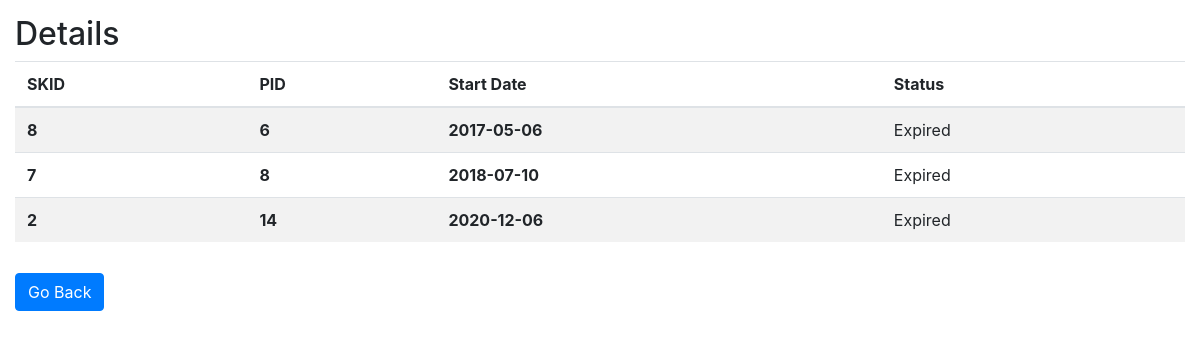
The app's page /market/reminder.php (signed in) with its own data.
### tables this page shows
create table Shop(
	PID int not null,
	SKID int not null,
	Start_Date date not null,
	Category varchar(20),
	License_Period smallint,
	Extension_Period smallint,
	Pending_Charge int,
	Performance float,
	primary key (PID, SKID, Start_Date),
	constraint Shop_fk1 foreign key (PID) references Plot(PID),
	constraint Shop_fk2 foreign key (SKID) references Shopkeeper(SKID)
);

### market/reminder.php (the view, shortened to what this page needs)
<link href="//maxcdn.bootstrapcdn.com/bootstrap/4.1.1/css/bootstrap.min.css" rel="stylesheet" id="bootstrap-css">
<?php
    require_once "db.php";
    $query = "SELECT SKID, PID, Start_Date, DATEDIFF(DATE_ADD(Start_Date,INTERVAL (License_Period+Extension_Period) MONTH), CURDATE()) as Diff FROM Shop
    WHERE DATEDIFF(DATE_ADD(Start_Date,INTERVAL (License_Period+Extension_Period) MONTH), CURDATE()) <= 30;" ;
    $res = $db -> query($query);
?>
<div style='padding: 15px'>
<h2>Details</h2>
    <table class="table table-striped">
        <thead>
        <tr>
            <th scope="col">SKID</th>
            <th scope="col">PID</th>
            <th scope="col">Start Date</th>
            <th scope="col">Status</th>
        </tr>
        </thead>
        <tbody>
<?php
    while ($row = $res -> fetch_row()) {
?>
        <tr>
            <th scope="row"><?php echo $row[0] ?></th>
            <th scope="row"><?php echo $row[1] ?></th>
            <th scope="row"><?php echo $row[2] ?></th>
            <td><?php
                if($row[3]>0){
                    echo "About to expire in ".$row[3]." days";
                }else{
                    echo "Expired";
                }
            ?></td>
        </tr>
<?php
    }
?>
        </tbody>
    </table>
</div>
<div class="col-md-8">
    <a href="home_market.php" class="btn btn-primary">Go Back</a>
</div>

### records on screen
shop: SKID "8", PID "6", Start_Date "2017-05-06"
shop: SKID "7", PID "8", Start_Date "2018-07-10"
shop: SKID "2", PID "14", Start_Date "2020-12-06"
